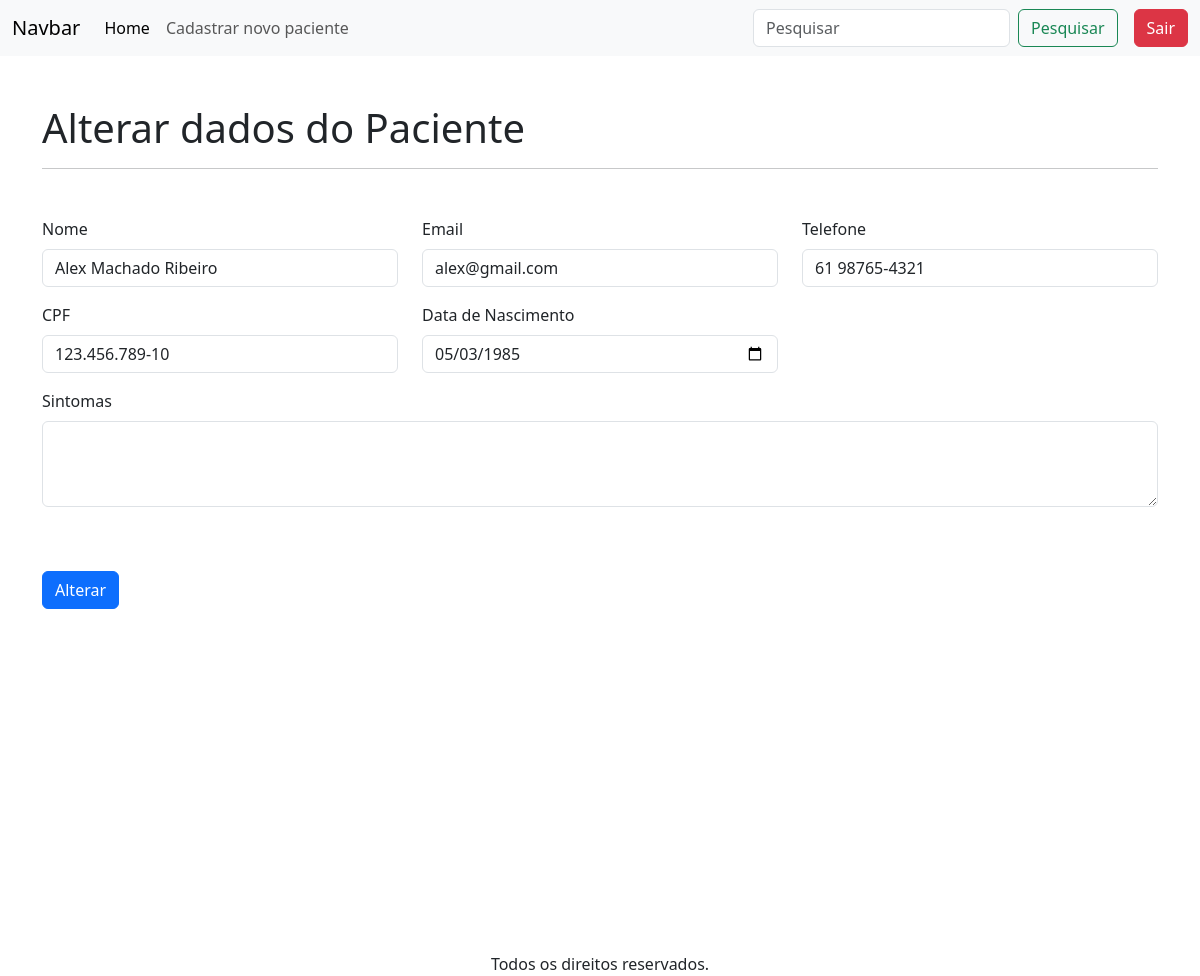
Before: /alterarPaciente/1 (signed in) with the older database file.
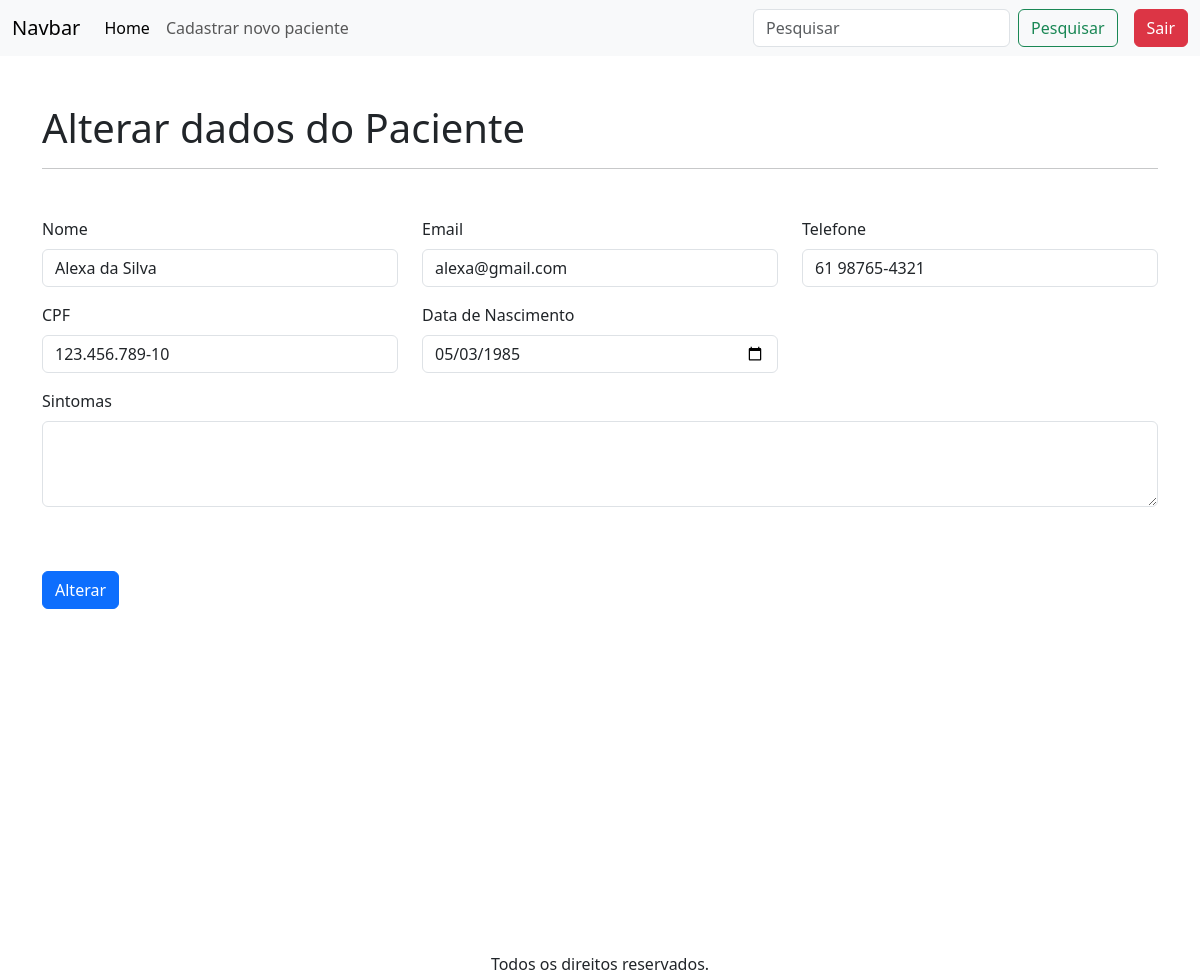
After: the same page with the newer database file.
### apps/crud/models.py (models this page shows, shortened)
class Paciente(models.Model):
    codigo_paciente = models.AutoField(primary_key=True)
    nome = models.CharField(max_length=150, null=False, blank=False)
    cpf = models.CharField(max_length=14, unique=True, null=False, blank=False)
    email = models.EmailField(unique=True, null=False, blank=False)
    telefone = models.CharField(max_length=15, null=False, blank=False)
    data_nascimento = models.DateField(null=False, blank=False)
    sintomas = models.TextField(null=True, blank=True)

### apps/crud/views.py (the view)
# urls.py: path('alterarPaciente/<int:codigo_paciente>', views.alterar_paciente, name='alterar_paciente'),
@login_required
def alterar_paciente(request,codigo_paciente):
    paciente = get_object_or_404(Paciente, codigo_paciente=codigo_paciente)
    if request.method == 'POST':
        form = PacienteForm(request.POST, instance=paciente)
        if form.is_valid():
            form.save()
            return redirect('index')
    else:
        form = PacienteForm(instance=paciente)
    return render(request, "alterar_dados.html", {'form': form, 'paciente': paciente})

### apps/crud/templates/alterar_dados.html (shortened to what this page needs)
{% extends 'base-crud.html' %}
{% load static %}
{% block content %}
<h1 class="mt-5">
    Alterar dados do Paciente
</h1>
<hr>
<form action="{% url 'alterar_paciente' paciente.codigo_paciente %}" method="POST">
    {% include 'includes/form.html' %}
    <div class="d-flex justify-content-start mt-5 mb-5">
        <button type="submit" class="btn btn-primary">Alterar</button>
    </div>
</form>
{% endblock %}

### apps/crud/templates/includes/form.html (shortened to what this page needs)
<div class="row mt-5">
        <div class="col-12 col-lg-4 mb-3">
        <label for="{{ form.nome.id_for_label }}"
        class="form-label">Nome</label>
        {{ form.nome}}
    </div>
    <div class="col-12 col-md-6 col-lg-4 mb-3">
        <label for="{{ form.email.id_for_label }}"
        class="form-label">Email</label>
        {{ form.email}}
    </div>
    <div class="col-12 col-lg-4 mb-3">
        <label for="{{ form.telefone.id_for_label }}"
        class="form-label">Telefone</label>
        {{ form.telefone}}
    </div>
    <div class="col-12 col-md-6 col-lg-4 mb-3">
        <label for="{{ form.cpf.id_for_label }}"
        class="form-label">CPF</label>
        {{ form.cpf}}
    </div>
    <div class="col-12 col-md-6 col-lg-4 mb-3">
        <label for="{{ form.data_nascimento.id_for_label }}"
        class="form-label">Data de Nascimento</label>
        {{ form.data_nascimento}}
    </div>
    <div class="col-12 col-12 mb-3">
        <label for="{{ form.sintomas.id_for_label }}"
        class="form-label">Sintomas</label>
        {{ form.sintomas}}
    </div>

Changed rows visible on the page:
changed Paciente: nome "Alex Machado Ribeiro" → "Alexa da Silva"; email "alex@gmail.com" → "alexa@gmail.com"
